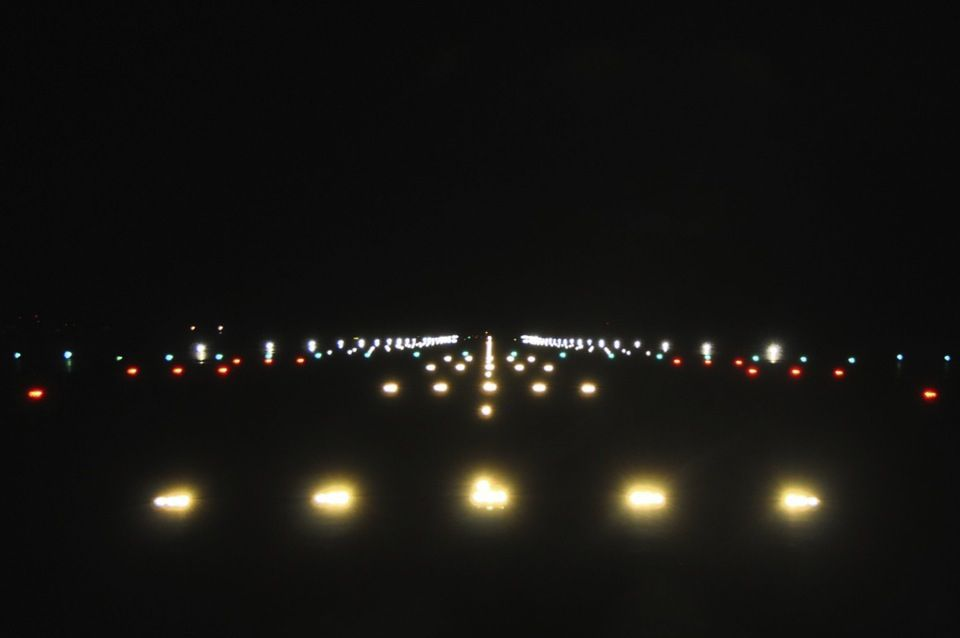
#> input picture Prototyping/runway.jpg, 960 x 638 px
$ jupyter execute --allow-errors 'Light detection prototype.ipynb'
#> lines starting #> are read from the running program, lines starting #| are printed output that depends on the picture; after the words box and inside, x2 and y2 are one past the last pixel; in counts of white or black regions, pixels touching at a corner belong together
[cell 1]
import cv2
import numpy as np
import matplotlib.pyplot as plt
from sklearn.cluster import DBSCAN

[cell 2]
img = cv2.imread('runway.jpg', cv2.IMREAD_COLOR)
#> img is the input picture: shape (638, 960, 3); mean B, G, R 17.4, 20.2, 21.2

[cell 3]
#Show the image with matplotlib
plt.figure(figsize=(20,10))
plt.imshow(cv2.cvtColor(img, cv2.COLOR_BGR2RGB))
plt.show()

[cell 4]
blur = cv2.blur(img,(8,8))
##blur = blur[390:638, 0:960]

plt.figure(figsize=(20,10))
plt.imshow(cv2.cvtColor(blur, cv2.COLOR_BGR2RGB))
plt.show()
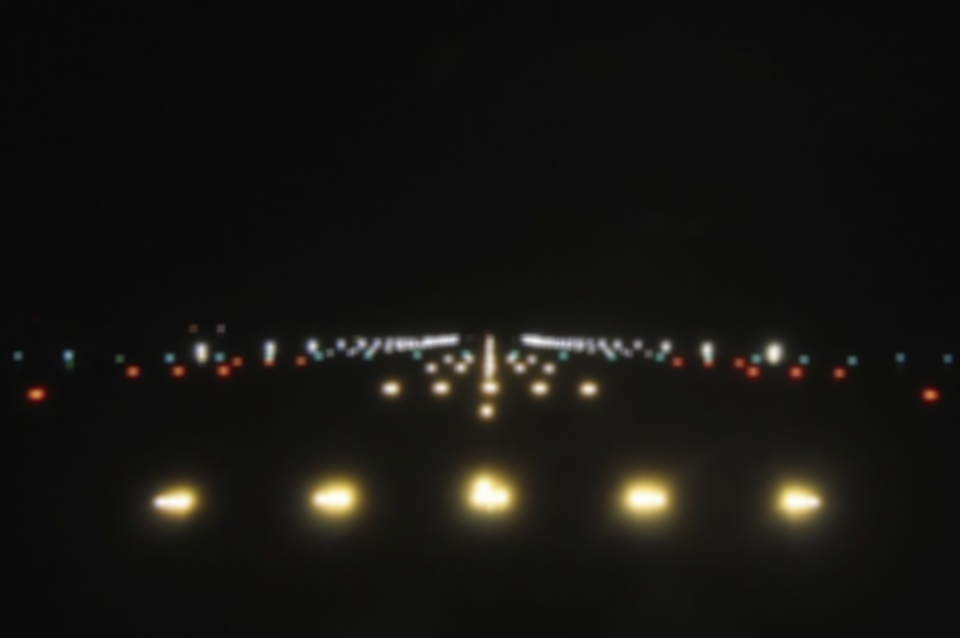
#> shown: shape (638, 960, 3); mean R, G, B 21.2, 20.2, 17.4

[cell 5]
## hsv filter
hsv = cv2.cvtColor(blur, cv2.COLOR_BGR2HSV)
#> hsv: shape (638, 960, 3); mean H, S, V 14, 24.7, 21.4

lights = cv2.inRange(hsv, (15,0,200), (180,255,255))
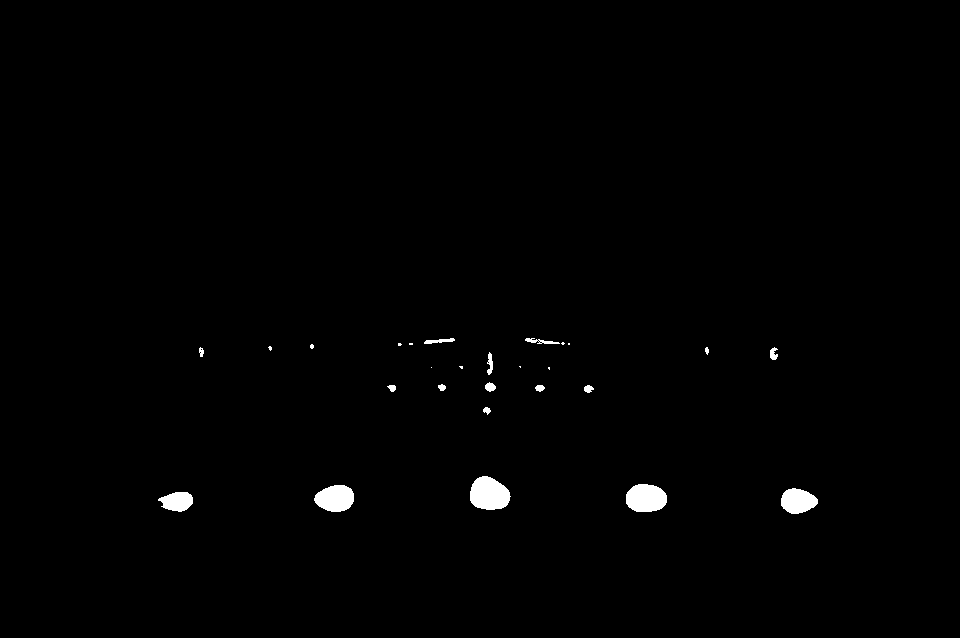
#> lights: shape (638, 960); 0.79% white; 27 white regions (10 under 20 px), largest, box (x1, y1, x2, y2) and area: (470, 476, 511, 510) 1060, (626, 484, 667, 512) 941, (314, 485, 354, 512) 833
plt.figure(figsize=(20,10))
plt.imshow(cv2.cvtColor(lights, cv2.COLOR_GRAY2BGR))
plt.show()

[cell 6]
##plot pixel locations
plt.figure(figsize=(20,4))
#> (the rest of this cell did not finish here and is left out)

#> (a cell that did not finish here is left out)

[cell 8]
np.set_printoptions(threshold=100)
#> (the rest of this cell did not finish here and is left out)

[cell 9]
##Testing Perspective Transform
#TODO

# to calculate the transformation matrix
input_pts = np.float32([[176,511],[797,513],[391,391],[588,392]])
output_pts = np.float32([[176,511],[797,513],[176,400],[797,400]])

# Compute the perspective transform M
M = cv2.getPerspectiveTransform(input_pts,output_pts)

# Apply the perspective transformation to the image
out = cv2.warpPerspective(img,M,(img.shape[1], img.shape[0]),flags=cv2.INTER_LINEAR)
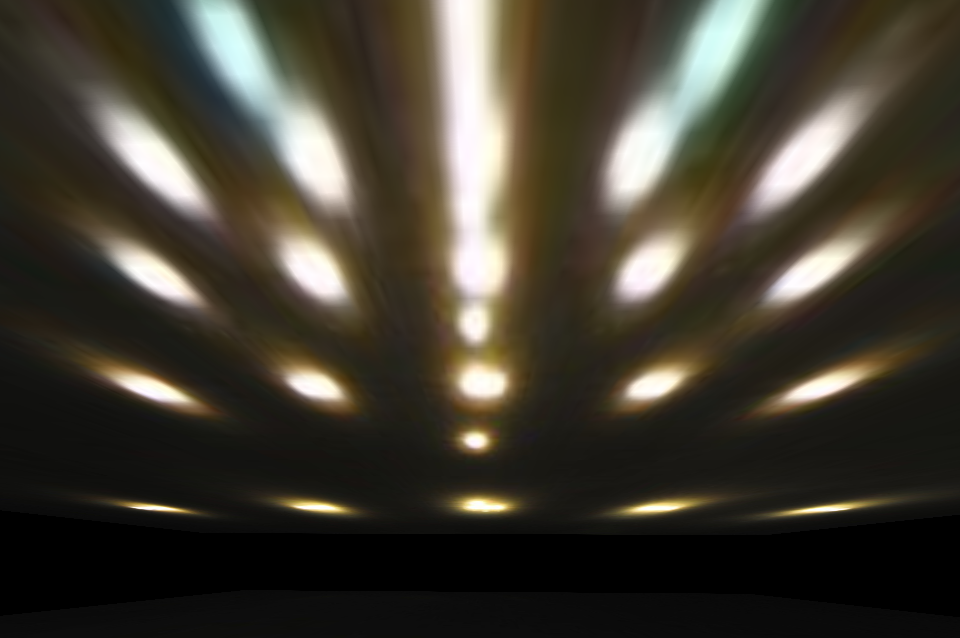
#> out: shape (638, 960, 3); mean B, G, R 50.1, 61.2, 66

# Display the transformed image
plt.figure(figsize=(20,10))
plt.imshow(out)
